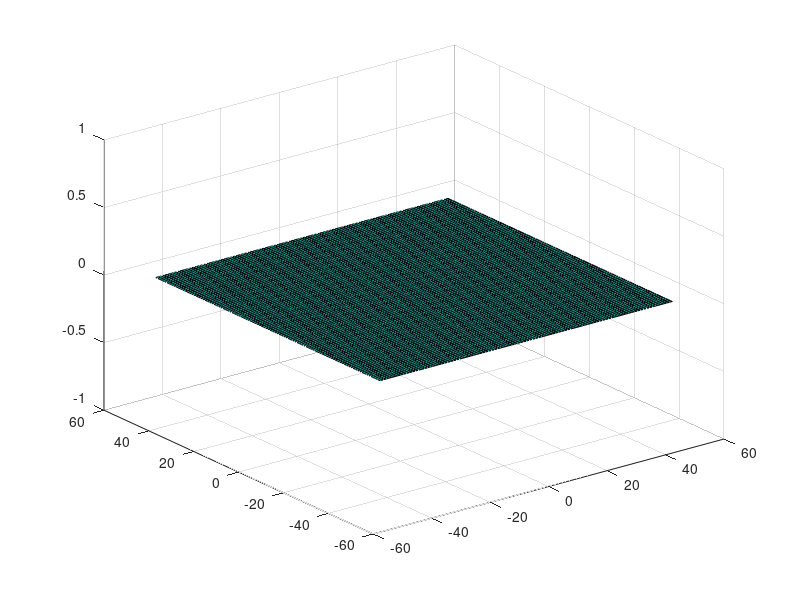

The MATLAB source for this figure: (Note: this script raises an error after producing the figure.)
function [] = generateSliceTest()
%UNTITLED8 Summary of this function goes here
%   Detailed explanation goes here

pt = [640 300 140];
vec = [740 340 170];

normVect = vec - pt
planeVect = [0 0 30]

radius = 50;

plane = surf(linspace(-radius,radius,2*radius+1),linspace(-radius,radius,2*radius+1),zeros(2*radius+1));

drawLine3([0 0 0], normVect);
drawLine3([0 0 0], planeVect);

CosTheta = dot(normVect,planeVect)/(norm(normVect)*norm(planeVect));
ThetaInDegrees = acosd(CosTheta);



rotationVector = vrrotvec(normVect, planeVect);
drawLine3([0 0 0], rotationVector(1:3)*10);

%rotate(plane,rotationVector(1:3)', ThetaInDegrees)

end

